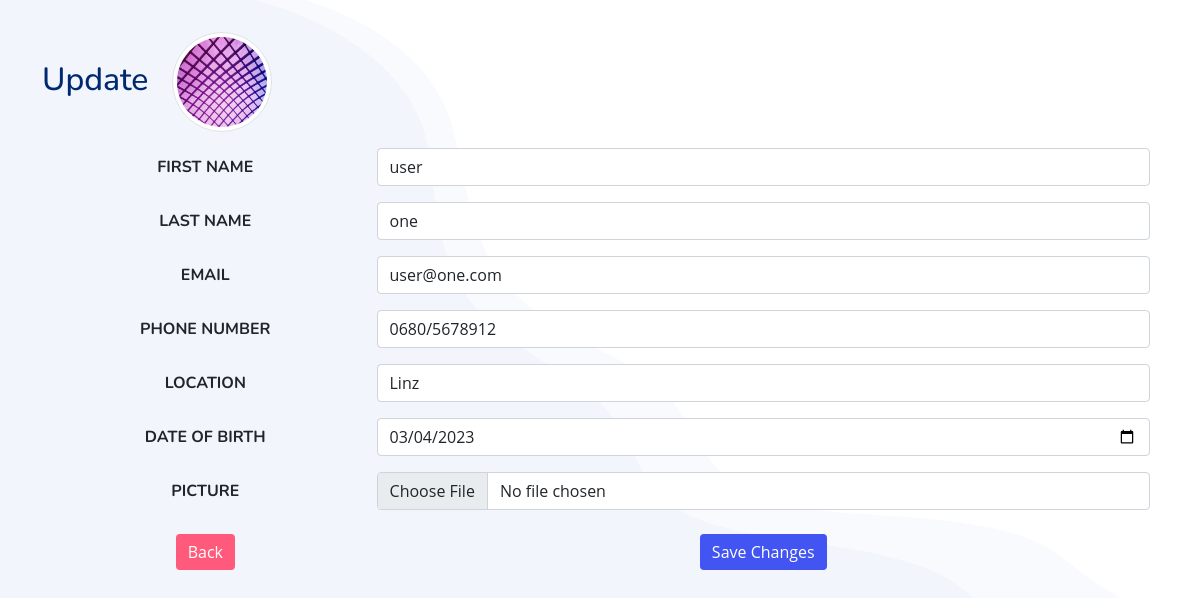
The page /update.php?id=6 (signed in) on the database its author committed.
### tables this page shows
CREATE TABLE `users` (
  `id` int(11) NOT NULL,
  `first_name` varchar(255) NOT NULL,
  `last_name` varchar(255) NOT NULL,
  `password` varchar(255) NOT NULL,
  `date_of_birth` date NOT NULL,
  `email` varchar(255) NOT NULL,
  `phone` varchar(15) DEFAULT NULL,
  `location` varchar(55) DEFAULT NULL,
  `picture` varchar(255) DEFAULT NULL,
  `status` varchar(4) NOT NULL DEFAULT 'user'
);

### update.php (the view, shortened to what this page needs)
<?php
require_once 'components/db_connect.php';
$backBtn = '';
if (isset($_SESSION["user"])) {
    $backBtn = "home.php";
}
if (isset($_GET['id'])) {
    $id = $_GET['id'];
    $sql = "SELECT * FROM users WHERE id = {$id}";
    $result = mysqli_query($connect, $sql);
    if (mysqli_num_rows($result) == 1) {
        $data = mysqli_fetch_assoc($result);
        $f_name = $data['first_name'];
        $l_name = $data['last_name'];
        $email = $data['email'];
        $phone = $data['phone'];
        $location = $data['location'];
        $date_of_birth = $data['date_of_birth'];
    }
}
?>
<!DOCTYPE html>
<html lang="en">
<head>
    <?php require_once 'components/boot.php' ?>
    <link rel="stylesheet" href="styles/styles.css">
</head>
<body>
    <div class="container">
        <h2 class="text-center text-sm-start">Update<img class='img-thumbnail rounded-circle ms-4' src='pictures/<?php echo $data['picture'] ?>' alt="<?php echo $f_name ?>"></h2>
        <form method="post" enctype="multipart/form-data">
            <table class="table">
                <tr>
                    <th>First Name</th>
                    <td><input class="form-control" type="text" name="first_name" placeholder="First Name" value="<?php echo $f_name ?>" /></td>
                </tr>
                <tr>
                    <th>Last Name</th>
                    <td><input class="form-control" type="text" name="last_name" placeholder="Last Name" value="<?php echo $l_name ?>" /></td>
                </tr>
                <tr>
                    <th>Email</th>
                    <td><input class="form-control" type="email" name="email" placeholder="Email" value="<?php echo $email ?>" /></td>
                </tr>
                <tr>
                    <th>Phone Number</th>
                    <td><input class="form-control" type="text" name="phone" placeholder="Phone Number" value="<?php echo $phone ?>" /></td>
                </tr>
                <tr>
                    <th>Location</th>
                    <td><input class="form-control" type="text" name="location" placeholder="Location" value="<?php echo $location ?>" /></td>
                </tr>
                <tr>
                    <th>Date of birth</th>
                    <td><input class="form-control" type="date" name="date_of_birth" placeholder="Date of birth" value="<?php echo $date_of_birth ?>" /></td>
                </tr>
                <tr>
                    <th>Picture</th>
                    <td><input class="form-control" type="file" name="picture" /></td>
                </tr>
                <tr>
                    <td><a href="<?php echo $backBtn ?>"><button class="btn btn-secondary" type="button">Back</button></a></td>
                    <td><button name="submit" class="btn btn-tertiary" type="submit">Save Changes</button></td>
                </tr>
            </table>
        </form>
    </div>
</body>
</html>

### styles/styles.css (style rules this page uses)
:root { scroll-behavior: smooth; }
* { box-sizing: border-box; }
html { position: relative; }
body { margin-top: 2rem; background-color: #F2F5FB; background-image: url('../assets-template/img/hero-bg.png'); background-size: cover; background-position: top center; background-repeat: no-repeat; font-family: "Open Sans", sans-serif; color: #444444; }
a { color: #4154f1; text-decoration: none!important; }
h1, h2, h3, h4, h5, h6 { font-family: "Nunito", sans-serif; color: #012970; }
.img-thumbnail { width: 100px; height: 100px; object-fit: cover; }
th { text-transform: uppercase; font-family: "Nunito", sans-serif; }
td, th { text-align: center; vertical-align: middle; border: none; }
tr { text-align: center; }
button { margin: .5rem; transition: all 0.3s ease-in-out!important; }
.btn-secondary { background-color: #FF5A7C; border: none; }
.btn-tertiary { background-color: #4254F1; color: white; border: none; }

### rows shown on the page
users: picture (picture), first_name "user", last_name "one", email "user@one.com", phone "0680/5678912", location "Linz", date_of_birth "03/04/2023"
